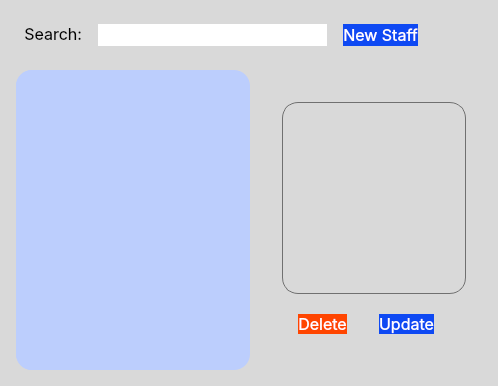
        <widget class="QWidget" name="staff_view">
         <property name="styleSheet">
          <string notr="true">QWidget#staff_view{
	background-color: #ffffff;
	border-radius: 0px;
}

QWidget{
	background: rgb(217, 217, 217);
	border-radius: 16px;
}
#list_item_5{
	background: rgb(188, 206, 253);
	border-radius: 16px;
}

QPushButton{
	color: white;
	background-color:rgb(14, 73, 243);
}</string>
         </property>
         <layout class="QGridLayout" name="gridLayout_3" rowstretch="1,11" columnstretch="13,7">
          <property name="leftMargin">
           <number>16</number>
          </property>
          <property name="topMargin">
           <number>16</number>
          </property>
          <property name="rightMargin">
           <number>16</number>
          </property>
          <property name="bottomMargin">
           <number>16</number>
          </property>
          <property name="spacing">
           <number>16</number>
          </property>
          <item row="0" column="0" colspan="2">
           <widget class="QWidget" name="head_bar_5" native="true">
            <property name="styleSheet">
             <string notr="true">QPushButton{
	margin: 0px 48px 0px 0px;
	color: white;
	background-color:rgb(14, 73, 243);
}</string>
            </property>
            <layout class="QHBoxLayout" name="horizontalLayout_12" stretch="1,7,2">
             <property name="spacing">
              <number>16</number>
             </property>
             <property name="leftMargin">
              <number>8</number>
             </property>
             <property name="topMargin">
              <number>8</number>
             </property>
             <property name="rightMargin">
              <number>16</number>
             </property>
             <property name="bottomMargin">
              <number>8</number>
             </property>
             <item>
              <widget class="QLabel" name="label_7">
               <property name="font">
                <font>
                 <family>Inter</family>
                 <pointsize>12</pointsize>
                </font>
               </property>
               <property name="text">
                <string>Search:</string>
               </property>
               <property name="alignment">
                <set>Qt::AlignRight|Qt::AlignTop|Qt::AlignTrailing</set>
               </property>
              </widget>
             </item>
             <item>
              <widget class="QLineEdit" name="txt_search_staff">
               <property name="sizePolicy">
                <sizepolicy hsizetype="Expanding" vsizetype="Expanding">
                 <horstretch>0</horstretch>
                 <verstretch>0</verstretch>
                </sizepolicy>
               </property>
               <property name="font">
                <font>
                 <family>Inter</family>
                 <pointsize>12</pointsize>
                </font>
               </property>
               <property name="styleSheet">
                <string notr="true">background-color: #fff;</string>
               </property>
               <property name="text">
                <string/>
               </property>
              </widget>
             </item>
             <item>
              <widget class="QPushButton" name="btn_add_staff">
               <property name="sizePolicy">
                <sizepolicy hsizetype="Minimum" vsizetype="Expanding">
                 <horstretch>0</horstretch>
                 <verstretch>0</verstretch>
                </sizepolicy>
               </property>
               <property name="font">
                <font>
                 <family>Inter</family>
                 <pointsize>12</pointsize>
                 <fontweight>Medium</fontweight>
                </font>
               </property>
               <property name="text">
                <string>New Staff</string>
               </property>
              </widget>
             </item>
            </layout>
           </widget>
          </item>
          <item row="1" column="0">
           <widget class="QWidget" name="list_item_5" native="true">
            <property name="styleSheet">
             <string notr="true">QWidget{
	background:rgb(188, 206, 253);
	border-radius: 16px;
}

QScrollBar:horizontal {
    border: 0px;
    background:rgb(217, 217, 217);
    height: 4px;
    margin: 0px 0px 0 40px;
}       
QScrollBar::handle:horizontal {
    background: rgb(112, 112, 112);
    min-width: 32px;
}        
QScrollBar::add-line:horizontal {
    border: 0px;
    background: rgb(188, 206, 253);
    width: 64px;
    subcontrol-position: left;
    subcontrol-origin: margin;
}

QScrollBar::sub-line:horizontal {
    border: 0px;
    background: rgb(188, 206, 253);
    width: 64px;
    subcontrol-position: right;
    subcontrol-origin: margin;
}

QScrollBar:vertical {
    border: 0px;
	width: 4px;
    background:rgb(217, 217, 217);
    margin: 26px 0px 0px 0px;
}       
QScrollBar::handle:vertical {
    background: rgb(112, 112, 112);
    min-height: 32px;
}        
QScrollBar::add-line:vertical {
    border: 0px;
    background: rgb(188, 206, 253);
    height: 64px;
    subcontrol-position: top;
    subcontrol-origin: margin;
}

QScrollBar::sub-line:vertical {
    border: 0px;
    background: rgb(188, 206, 253);
    height: 64px;
    subcontrol-position: bottom;
    subcontrol-origin: margin;
}


QHeaderView{
	background-color: rgb(188, 206, 253);
}

QHeaderView::section {
    background-color: rgb(188, 206, 253);
	color: rgb(112, 112, 112);
	border: 0px;
	padding: 2px 4px 2px 4px;		
	font-size: 12px;
	font-family: Inter; 
	font-weight: bold;
}
QTableCornerButton::section {
    background-color: rgb(188, 206, 253);
	border-top-left-radius: 16px;
}

QTableWidget { 
	background-color: #ffffff;
	border-width: 0px;
	border-top-left-radius: 16px;
}

QLineEdit, QDateEdit, QComboBox, QTextEdit{
	background-color: #ffffff;
	padding-left: 16px;
}

QTableWidget::item {
	padding-left: 16px;
}

QPushButton, QLabel {
	color: rgb(112, 112, 112);
}

QPushButton:hover {
	color: #fff;
}
</string>
            </property>
            <layout class="QHBoxLayout" name="horizontalLayout">
             <property name="spacing">
              <number>0</number>
             </property>
             <property name="leftMargin">
              <number>0</number>
             </property>
             <property name="topMargin">
              <number>0</number>
             </property>
             <property name="rightMargin">
              <number>32</number>
             </property>
             <property name="bottomMargin">
              <number>0</number>
             </property>
             <item>
              <widget class="CustomTableView" name="table_staff" native="true"/>
             </item>
            </layout>
           </widget>
          </item>
          <item row="1" column="1">
           <widget class="QWidget" name="staff_detail_view" native="true">
            <property name="styleSheet">
             <string notr="true">QTextEdit{
	border: 1px solid rgb(112, 112, 112);
	padding: 8px;
}

QScrollBar:vertical {
    background: rgb(217, 217, 217);
    margin: 0px 0px 0px 0px;
}      </string>
            </property>
            <layout class="QVBoxLayout" name="verticalLayout_13" stretch="11,1">
             <property name="spacing">
              <number>16</number>
             </property>
             <property name="leftMargin">
              <number>16</number>
             </property>
             <property name="topMargin">
              <number>32</number>
             </property>
             <property name="rightMargin">
              <number>16</number>
             </property>
             <property name="bottomMargin">
              <number>32</number>
             </property>
             <item>
              <widget class="QTextEdit" name="info_staff">
               <property name="font">
                <font>
                 <family>Inter</family>
                 <pointsize>12</pointsize>
                </font>
               </property>
               <property name="frameShape">
                <enum>QFrame::Box</enum>
               </property>
               <property name="frameShadow">
                <enum>QFrame::Plain</enum>
               </property>
               <property name="lineWidth">
                <number>0</number>
               </property>
               <property name="horizontalScrollBarPolicy">
                <enum>Qt::ScrollBarAlwaysOff</enum>
               </property>
               <property name="readOnly">
                <bool>true</bool>
               </property>
               <property name="html">
                <string>&lt;!DOCTYPE HTML PUBLIC &quot;-//W3C//DTD HTML 4.0//EN&quot; &quot;http://www.w3.org/TR/REC-html40/strict.dtd&quot;&gt;
&lt;html&gt;&lt;head&gt;&lt;meta name=&quot;qrichtext&quot; content=&quot;1&quot; /&gt;&lt;meta charset=&quot;utf-8&quot; /&gt;&lt;style type=&quot;text/css&quot;&gt;
p, li { white-space: pre-wrap; }
hr { height: 1px; border-width: 0; }
li.unchecked::marker { content: &quot;\2610&quot;; }
li.checked::marker { content: &quot;\2612&quot;; }
&lt;/style&gt;&lt;/head&gt;&lt;body style=&quot; font-family:'Inter'; font-size:12pt; font-weight:400; font-style:normal;&quot;&gt;
&lt;p style=&quot;-qt-paragraph-type:empty; margin-top:0px; margin-bottom:0px; margin-left:0px; margin-right:0px; -qt-block-indent:0; text-indent:0px;&quot;&gt;&lt;br /&gt;&lt;/p&gt;&lt;/body&gt;&lt;/html&gt;</string>
               </property>
              </widget>
             </item>
             <item>
              <layout class="QHBoxLayout" name="horizontalLayout_11" stretch="1,1">
               <property name="spacing">
                <number>32</number>
               </property>
               <property name="leftMargin">
                <number>16</number>
               </property>
               <property name="topMargin">
                <number>4</number>
               </property>
               <property name="rightMargin">
                <number>32</number>
               </property>
               <property name="bottomMargin">
                <number>4</number>
               </property>
               <item>
                <widget class="QPushButton" name="btn_del_staff">
                 <property name="sizePolicy">
                  <sizepolicy hsizetype="Expanding" vsizetype="Expanding">
                   <horstretch>0</horstretch>
                   <verstretch>0</verstretch>
                  </sizepolicy>
                 </property>
                 <property name="font">
                  <font>
                   <family>Inter</family>
                   <pointsize>12</pointsize>
                   <fontweight>Medium</fontweight>
                  </font>
                 </property>
                 <property name="styleSheet">
                  <string notr="true">background-color: #FF4500;</string>
                 </property>
                 <property name="text">
                  <string>Delete</string>
                 </property>
                </widget>
               </item>
               <item>
                <widget class="QPushButton" name="btn_update_staff">
                 <property name="sizePolicy">
                  <sizepolicy hsizetype="Expanding" vsizetype="Expanding">
                   <horstretch>0</horstretch>
                   <verstretch>0</verstretch>
                  </sizepolicy>
                 </property>
                 <property name="font">
                  <font>
                   <family>Inter</family>
                   <pointsize>12</pointsize>
                   <fontweight>Medium</fontweight>
                  </font>
                 </property>
                 <property name="text">
                  <string>Update</string>
                 </property>
                </widget>
               </item>
              </layout>
             </item>
            </layout>
           </widget>
          </item>
         </layout>
        </widget>
